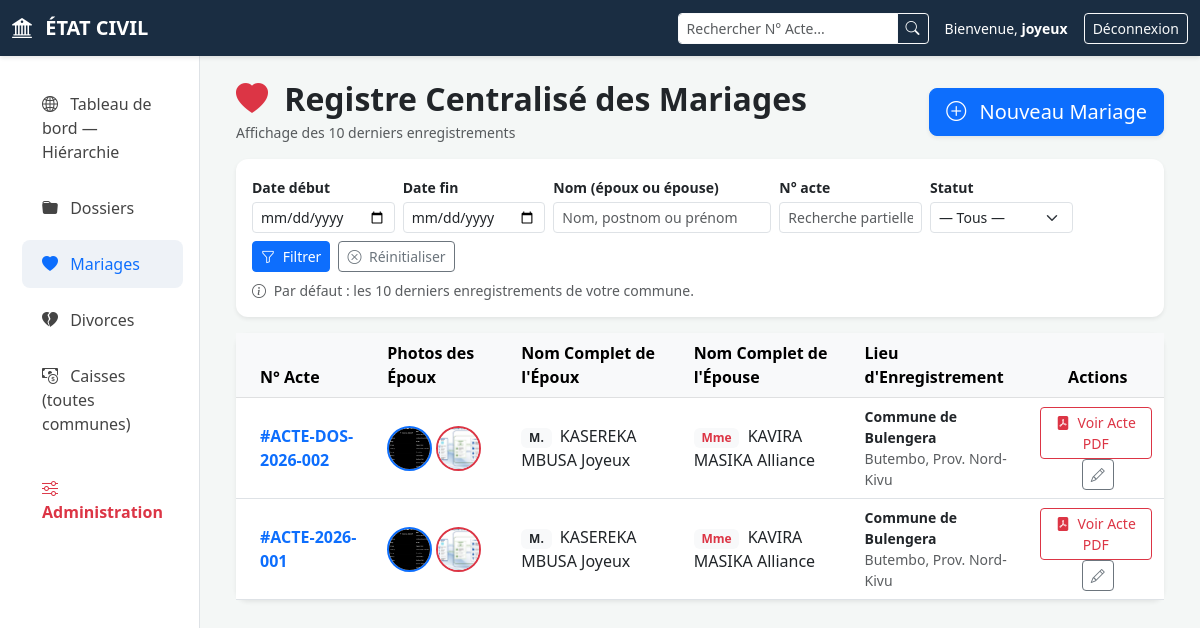
Before: /mariages/ (signed in) with the older database file.
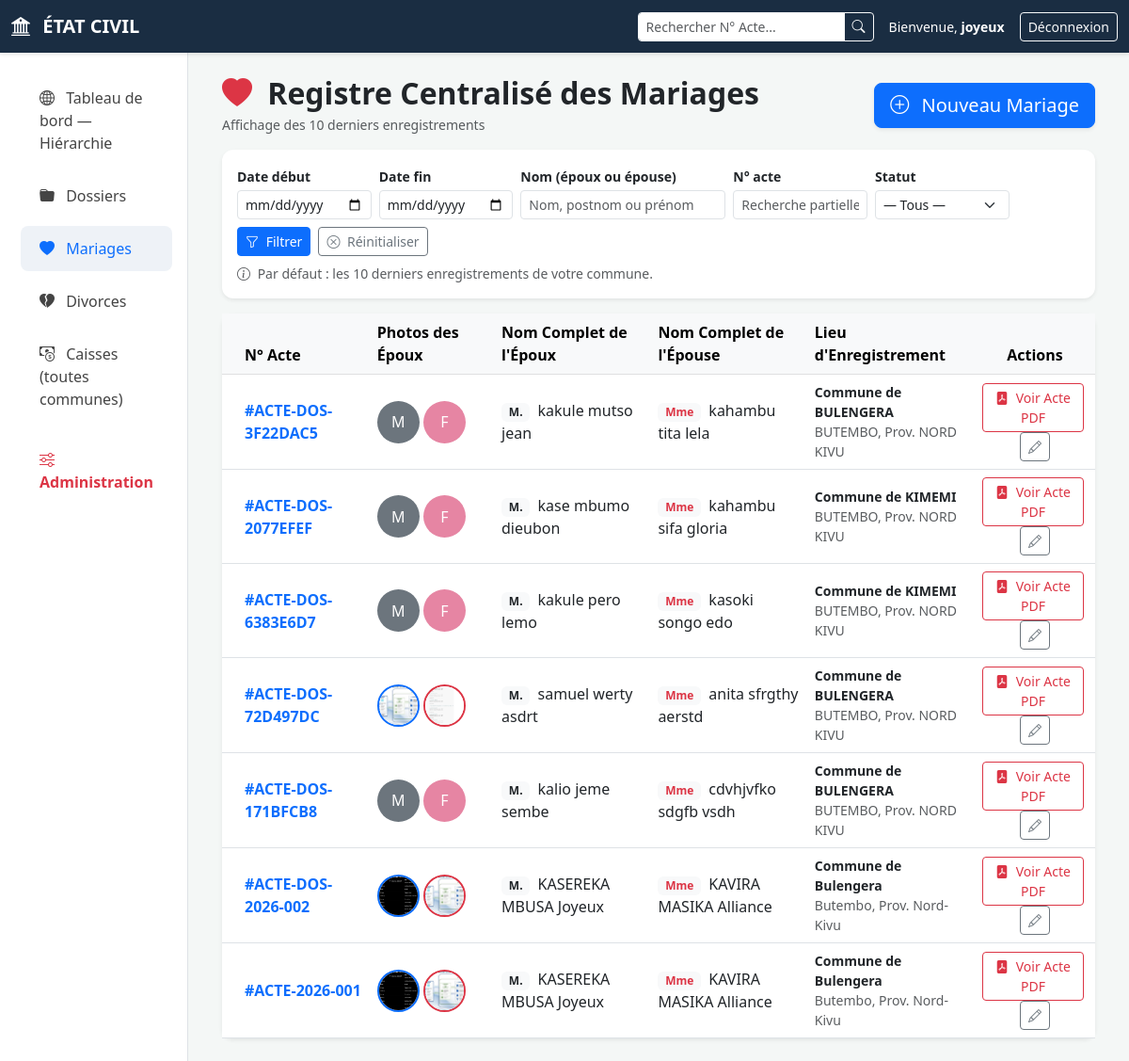
After: the same page with the newer database file.
### mariage/models.py (models this page shows, shortened)
class Mariage(models.Model):
    STATUS_MARIAGE = [
        ('actif', 'Mariage Actif'),
        ('divorce', 'Divorcé')
    ]
    numero_acte = models.CharField(max_length=50, unique=True)
    date_mariage = models.DateField()
    lieu_mariage = models.CharField(max_length=150)
    regime_matrimonial = models.CharField(max_length=100)
    dossier = models.OneToOneField(Dossier, on_delete=models.CASCADE)
    agent = models.ForeignKey(Utilisateur, on_delete=models.SET_NULL, null=True)
    epoux = models.ForeignKey(Epoux, on_delete=models.CASCADE)
    epouse = models.ForeignKey(Epouse, on_delete=models.CASCADE)
    temoins = models.ManyToManyField(Temoin)
    date_enregistrement = models.DateTimeField(auto_now_add=True)
    remarque = models.TextField(blank=True)
    statut = models.CharField(max_length=20, choices=STATUS_MARIAGE, default='actif')

class Epoux(models.Model):
    nom = models.CharField(max_length=100)
    post_nom = models.CharField(max_length=100)
    prenom = models.CharField(max_length=100)
    commune_residence = models.ForeignKey(Commune, on_delete=models.SET_NULL, null=True)
    piece_identite = models.CharField(max_length=100)
    numero_piece = models.CharField(max_length=100, unique=True)
    photo_carte = models.ImageField(upload_to='cartes_identite/', null=True, blank=True)
    telephone = models.CharField(max_length=20)
    empreinte_digitale = models.OneToOneField(EmpreinteDigitale, on_delete=models.SET_NULL, null=True, blank=True)
    reconnaissance_faciale = models.OneToOneField(
        ReconnaissanceFaciale, on_delete=models.SET_NULL, null=True, blank=True
    )
    profession = models.CharField(max_length=150, null=True, blank=True)
    nom_pere = models.CharField(max_length=100, null=True, blank=True)
    nom_mere = models.CharField(max_length=100, null=True, blank=True)
    date_naissance = models.DateField(null=True, blank=True)
    lieu_naissance = models.CharField(max_length=150, null=True, blank=True)
    nationalite = models.CharField(max_length=100, null=True, blank=True)
    numero_parcelle = models.CharField(max_length=150, null=True, blank=True)
    cellule = models.CharField(max_length=150, null=True, blank=True)
    quartier = models.CharField(max_length=150, null=True, blank=True)
    ville_origine = models.CharField(max_length=150, null=True, blank=True)
    date_delivrance = models.DateField(null=True, blank=True) # CORRIGÉ : DateField avec majuscule
    lieu_delivrance = models.CharField(max_length=150, null=True, blank=True)
    photo = models.ImageField(upload_to='photos/epoux/', blank=True, null=True)
    @property
    def photo_affichage(self):
        return photo_conjoint_affichage(self)

class Epouse(models.Model):
    nom = models.CharField(max_length=100)
    post_nom = models.CharField(max_length=100)
    prenom = models.CharField(max_length=100)
    commune_residence = models.ForeignKey(Commune, on_delete=models.SET_NULL, null=True)
    piece_identite = models.CharField(max_length=100)
    numero_piece = models.CharField(max_length=100, unique=True)
    photo_carte = models.ImageField(upload_to='cartes_identite/', null=True, blank=True)
    telephone = models.CharField(max_length=20)
    empreinte_digitale = models.OneToOneField(EmpreinteDigitale, on_delete=models.SET_NULL, null=True, blank=True)
    reconnaissance_faciale = models.OneToOneField(
        ReconnaissanceFaciale, on_delete=models.SET_NULL, null=True, blank=True
    )
    profession = models.CharField(max_length=150, null=True, blank=True)
    nom_pere = models.CharField(max_length=100, null=True, blank=True)
    nom_mere = models.CharField(max_length=100, null=True, blank=True)
    date_naissance = models.DateField(null=True, blank=True)
    lieu_naissance = models.CharField(max_length=150, null=True, blank=True)
    nationalite = models.CharField(max_length=100, null=True, blank=True)
    numero_parcelle = models.CharField(max_length=150, null=True, blank=True)
    cellule = models.CharField(max_length=150, null=True, blank=True)
    quartier = models.CharField(max_length=150, null=True, blank=True)
    ville_origine = models.CharField(max_length=150, null=True, blank=True)
    date_delivrance = models.DateField(null=True, blank=True) # CORRIGÉ : DateField avec majuscule
    lieu_delivrance = models.CharField(max_length=150, null=True, blank=True)
    photo = models.ImageField(upload_to='photos/epouse/', blank=True, null=True)
    @property
    def photo_affichage(self):
        return photo_conjoint_affichage(self)

class Commune(models.Model):
    code_postal_de_la_commune = models.CharField(max_length=100)
    nom = models.CharField(max_length=100)
    ville = models.ForeignKey(Ville, on_delete=models.CASCADE)
    est_mairie = models.BooleanField(
        default=False,
        help_text="Commune virtuelle « Mairie » pour les mariages célébrés à l'hôtel de ville.",
    )
    class Meta:
        verbose_name = 'Commune'
        verbose_name_plural = 'Communes'

class Ville(models.Model):
    nom = models.CharField(max_length=100)
    province = models.ForeignKey(Province, on_delete=models.CASCADE)

class Province(models.Model):
    nom = models.CharField(max_length=100, unique=True)

### mariage/views.py (the view)
# urls.py: path('mariages/', views.MariageListView.as_view(), name='mariage_list'),
class MariageListView(SmartSecurityMixin, ListView):
    allowed_roles = ['OFFICIER', 'BOURGMESTRE', 'MAIRE', 'HIERARCHIE']
    model = Mariage
    template_name = 'mariage/mariages/mariage_list.html'
    context_object_name = 'mariages'
    paginate_by = None
    limite_defaut = 10
    def get_queryset(self):
        params = lire_parametres_filtre(self.request)
        qs = (
            Mariage.objects.select_related(
                'epoux',
                'epouse',
                'epoux__reconnaissance_faciale',
                'epouse__reconnaissance_faciale',
                'dossier__commune_enregistrement__ville__province',
                'agent',
            )
            .order_by('-date_enregistrement')
        )
        qs = filtrer_mariages_par_acces(self.request.user, qs)
        qs = appliquer_filtres_mariage(qs, params)
        if not filtres_actifs(params):
            qs = qs[:self.limite_defaut]
        return qs
    def get_context_data(self, **kwargs):
        context = super().get_context_data(**kwargs)
        params = lire_parametres_filtre(self.request)
        context.update(contexte_filtres_liste(
            self.request, params, 'mariage', self.limite_defaut, self.request.user
        ))
        commune_agent = _commune_agent_utilisateur(self.request.user)
        context['commune_recherche_mariage'] = commune_agent.nom if commune_agent else None
        context['mariage_verif_url'] = reverse('mariage_verifier_conjoint')
        context['mariage_recherche_url'] = reverse('mariage_recherche_nominative')
        context['mariage_reinit_url'] = reverse('mariage_reinitialiser_verification')
        return context

### mariage/templates/mariage/mariages/mariage_list.html (shortened to what the changed rows need)
{% extends 'mariage/base.html' %}
{% load static %}
{% block content %}
<div class="container-fluid" id="mariage-app-container"
     data-recherche-url="{% url 'mariage_recherche_dossier' %}"
     data-recherche-empreinte-url="{% url 'mariage_recherche_empreinte' %}"
     data-recherche-faciale-url="{% url 'mariage_recherche_faciale' %}"
     data-enregistrer-url="{% url 'mariage_enregistrer_acte' %}">
    <div class="d-flex justify-content-between align-items-center mb-3">
        <div>
            <h2 class="fw-bold text-dark mb-1"><i class="bi bi-heart-fill text-danger me-2"></i> Registre Centralisé des Mariages</h2>
        </div>
    </div>
    <div class="card border-0 shadow-sm" id="view-list-mariages">
        <div class="card-body p-0">
            <div class="table-responsive">
                <table class="table table-hover align-middle mb-0">
                    <thead class="table-light">
                        <tr>
                            <th class="ps-4">N° Acte</th>
                            <th>Photos des Époux</th>
                            <th>Nom Complet de l'Époux</th>
                            <th>Nom Complet de l'Épouse</th>
                            <th>Lieu d'Enregistrement</th>
                            <th class="text-center">Actions</th>
                        </tr>
                    </thead>
                    <tbody>
                        {% for mariage in mariages %}
                        <tr>
                            <td class="ps-4 fw-bold text-primary">#{{ mariage.numero_acte }}</td>
                            <td>
                                <div class="d-flex gap-1 position-relative align-items-center">
                                    {% if mariage.epoux.photo_affichage %}
                                        <img src="{{ mariage.epoux.photo_affichage.url }}" alt="Photo époux"
                                             class="rounded-circle border border-2 border-primary photo-conjoint-thumb"
                                             width="45" height="45" style="object-fit: cover; cursor: pointer;"
                                             title="Cliquer pour agrandir — {{ mariage.epoux.nom }}"
                                             role="button" tabindex="0"
                                             data-photo-url="{{ mariage.epoux.photo_affichage.url }}"
                                             data-photo-label="Époux — {{ mariage.epoux.nom }} {{ mariage.epoux.post_nom }} {{ mariage.epoux.prenom }}">
                                    {% else %}
                                        <div class="rounded-circle bg-secondary d-inline-flex align-items-center justify-content-center text-white" style="width:45px; height:45px;" title="Pas de photo époux">M</div>
                                    {% endif %}
                                    {% if mariage.epouse.photo_affichage %}
                                        <img src="{{ mariage.epouse.photo_affichage.url }}" alt="Photo épouse"
                                             class="rounded-circle border border-2 border-danger photo-conjoint-thumb ms-n3"
                                             width="45" height="45" style="object-fit: cover; cursor: pointer;"
                                             title="Cliquer pour agrandir — {{ mariage.epouse.nom }}"
                                             role="button" tabindex="0"
                                             data-photo-url="{{ mariage.epouse.photo_affichage.url }}"
                                             data-photo-label="Épouse — {{ mariage.epouse.nom }} {{ mariage.epouse.post_nom }} {{ mariage.epouse.prenom }}">
                                    {% else %}
                                        <div class="rounded-circle d-inline-flex align-items-center justify-content-center text-white ms-n3" style="width:45px; height:45px; background-color:#e685a3;" title="Pas de photo épouse">F</div>
                                    {% endif %}
                                </div>
                            </td>
                            <td><span class="badge bg-light text-dark me-1">M.</span> {{ mariage.epoux.nom }} {{ mariage.epoux.post_nom }} {{ mariage.epoux.prenom }}</td>
                            <td><span class="badge bg-light text-danger me-1">Mme</span> {{ mariage.epouse.nom }} {{ mariage.epouse.post_nom }} {{ mariage.epouse.prenom }}</td>
                            <td>
                                {% with commune=mariage.dossier.commune_enregistrement %}
                                <div class="small">
                                    {% if commune %}
                                        <div class="fw-semibold">Commune de {{ commune.nom }}</div>
                                        <div class="text-muted">{{ commune.ville.nom }}, Prov. {{ commune.ville.province.nom }}</div>
                                    {% else %}
                                        <span class="text-muted">{{ mariage.lieu_mariage }}</span>
                                    {% endif %}
                                </div>
                                {% endwith %}
                            </td>
                            <td class="text-center">
                                <a href="{% url 'mariage_detail' mariage.pk %}" class="btn btn-sm btn-outline-danger me-1" target="_blank">
                                    <i class="bi bi-file-pdf-fill me-1"></i> Voir Acte PDF
                                </a>
                                <a href="{% url 'mariage_update' mariage.pk %}" class="btn btn-sm btn-outline-secondary">
                                    <i class="bi bi-pencil"></i>
                                </a>
                            </td>
                        </tr>
                        {% endfor %}
                    </tbody>
                </table>
            </div>
        </div>
    </div>
</div>
{% endblock %}

### mariage/templates/mariage/base.html (shortened to what this page needs)
{% load static %}
<!DOCTYPE html>
<html lang="fr">
<head>
    <link href="https://cdn.jsdelivr.net/npm/bootstrap@5.3.0/dist/css/bootstrap.min.css" rel="stylesheet">
    <link rel="stylesheet" href="https://cdn.jsdelivr.net/npm/bootstrap-icons@1.11.0/font/bootstrap-icons.css">
    <link rel="stylesheet" href="{% static 'mariage/css/style.css' %}">
</head>
<body>
    <nav class="navbar navbar-expand-lg navbar-dark navbar-custom sticky-top">
        <div class="container-fluid">
            <a class="navbar-brand fw-bold" href="{% if url_accueil_user %}{{ url_accueil_user }}{% else %}{% url 'dashboard' %}{% endif %}"><i class="bi bi-bank2 me-2"></i> ÉTAT CIVIL</a>
            {% if role_utilisateur_court != 'CITOYEN' and role_utilisateur_court != 'CONJOINT' %}
            <form class="d-flex ms-auto me-3 d-print-none" action="{% url 'quick_search' %}" method="get" style="max-width: 300px;">
                <div class="input-group input-group-sm">
                    <input type="text" name="q" class="form-control border-light" placeholder="Rechercher N° Acte..." aria-label="Rechercher">
                    <button class="btn btn-outline-light" type="submit">
                        <i class="bi bi-search"></i>
                    </button>
                </div>
            </form>
            {% endif %}
            <div class="d-flex align-items-center text-white small">
                <span>Bienvenue, <strong>{{ user.username }}</strong></span>
                <form action="{% url 'logout' %}" method="post" class="ms-3 m-0">
                    <button type="submit" class="btn btn-sm btn-outline-light">Déconnexion</button>
                </form>
            </div>
        </div>
    </nav>
    <div class="container-fluid">
        <div class="row">
            <nav class="col-md-2 d-none d-md-block sidebar">
                <ul class="nav flex-column">
                    {% for item in menu_items %}
                    <li class="nav-item">
                        <a class="nav-link {% for key in item.active_keys %}{% if key in request.resolver_match.url_name %}active{% endif %}{% endfor %}"
                           href="{% url item.url_name %}">
                            <i class="bi {{ item.icon }} me-2"></i> {{ item.label }}
                        </a>
                    </li>
                    {% empty %}
                    <li class="nav-item">
                        <a class="nav-link" href="{% url 'dashboard' %}"><i class="bi bi-speedometer2 me-2"></i> Accueil</a>
                    </li>
                    {% endfor %}
                    {% if user.is_superuser %}
                        <li class="nav-item mt-2">
                            <a class="nav-link text-danger fw-bold" href="/admin/" target="_blank">
                                <i class="bi bi-sliders me-2"></i> Administration
                            </a>
                        </li>
                    {% endif %}
                </ul>
            </nav>
            <main class="col-md-10 ms-sm-auto px-md-4 py-4 main-content">
                <div id="toast-container" class="position-fixed top-0 end-0 p-3"></div>
                {% block content %}{% endblock %}
            </main>
        </div>
    </div>
</body>

Changed rows visible on the page:
added Mariage: numero_acte "ACTE-DOS-3F22DAC5", shows "M", epoux.nom "kakule", epoux.post_nom "mutso", epoux.prenom "jean", epouse.nom "kahambu", epouse.post_nom "tita", epouse.prenom "lela", dossier.commune_enregistrement.nom "BULENGERA", dossier.commune_enregistrement.ville.nom "BUTEMBO", dossier.commune_enregistrement.ville.province.nom "NORD KIVU"
added Mariage: numero_acte "ACTE-DOS-2077EFEF", shows "M", epoux.nom "kase", epoux.post_nom "mbumo", epoux.prenom "dieubon", epouse.nom "kahambu", epouse.post_nom "sifa", epouse.prenom "gloria", dossier.commune_enregistrement.nom "KIMEMI", dossier.commune_enregistrement.ville.nom "BUTEMBO", dossier.commune_enregistrement.ville.province.nom "NORD KIVU"
added Mariage: numero_acte "ACTE-DOS-6383E6D7", shows "M", shows "F", epoux.nom "kakule", epoux.post_nom "pero", epoux.prenom "lemo", epouse.nom "kasoki", epouse.post_nom "songo", epouse.prenom "edo", dossier.commune_enregistrement.nom "KIMEMI", dossier.commune_enregistrement.ville.nom "BUTEMBO", dossier.commune_enregistrement.ville.province.nom "NORD KIVU"
added Mariage: numero_acte "ACTE-DOS-72D497DC", epoux.photo_affichage (picture), epouse.photo_affichage (picture), epoux.nom "samuel", epoux.post_nom "werty", epoux.prenom "asdrt", epouse.nom "anita", epouse.post_nom "sfrgthy", epouse.prenom "aerstd", dossier.commune_enregistrement.nom "BULENGERA", dossier.commune_enregistrement.ville.nom "BUTEMBO", dossier.commune_enregistrement.ville.province.nom "NORD KIVU"
added Mariage: numero_acte "ACTE-DOS-171BFCB8", shows "M", epoux.nom "kalio", epoux.post_nom "jeme", epoux.prenom "sembe", epouse.nom "cdvhjvfko", epouse.post_nom "sdgfb", epouse.prenom "vsdh", dossier.commune_enregistrement.nom "BULENGERA", dossier.commune_enregistrement.ville.nom "BUTEMBO", dossier.commune_enregistrement.ville.province.nom "NORD KIVU"
